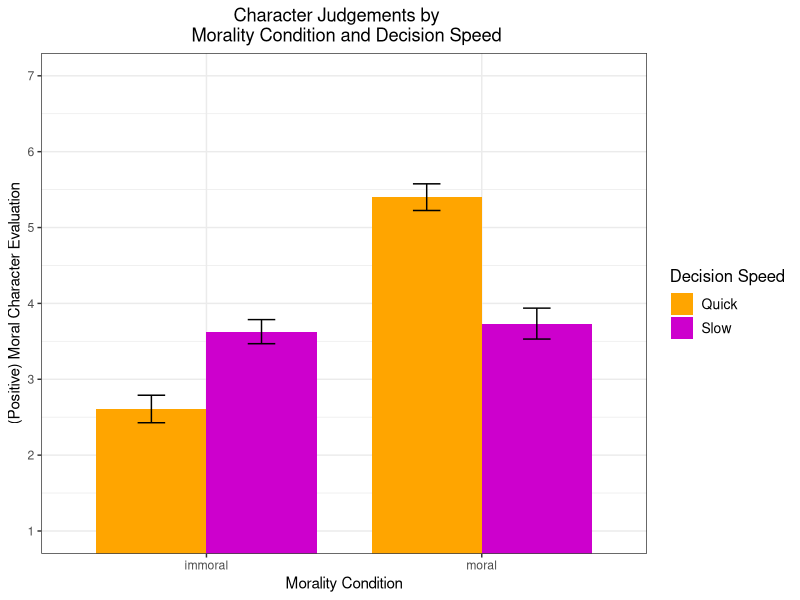
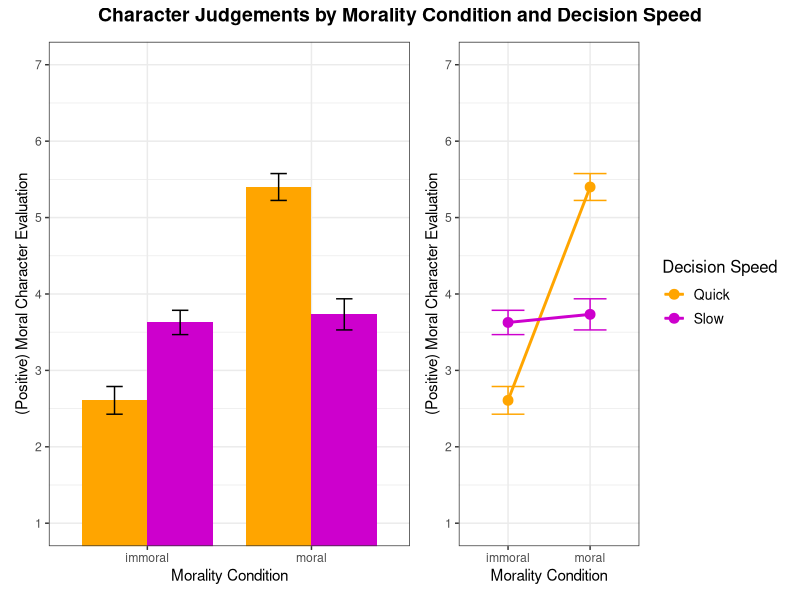
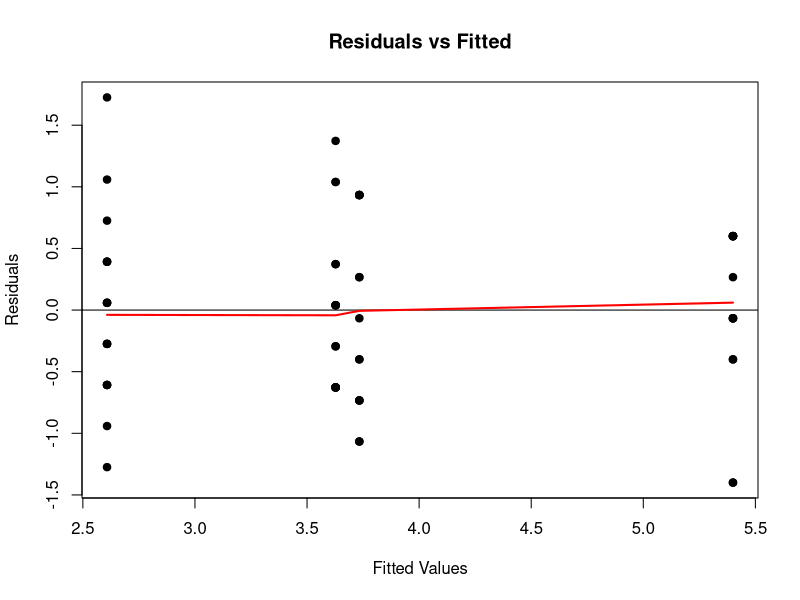
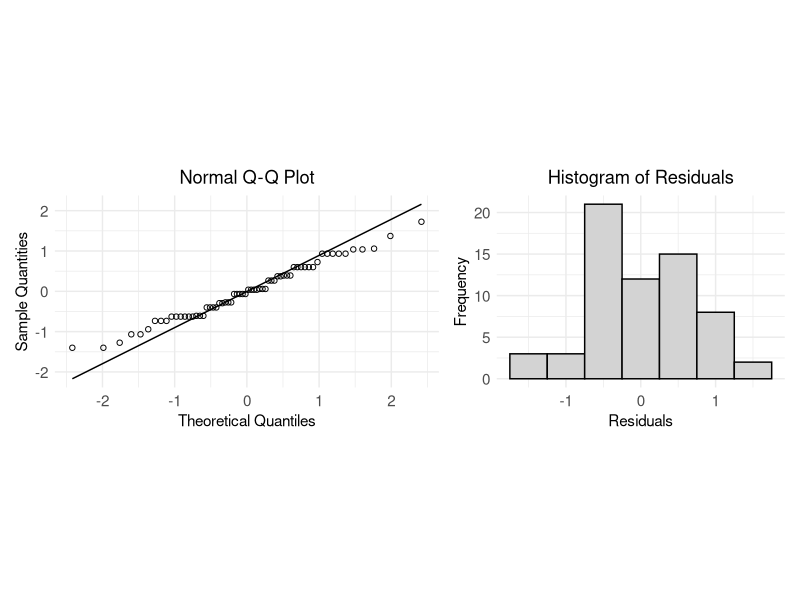

Reproduce these figures in R, in order.
## ---- chunk 1
### Data Preparation

#### Load Relevant Libraries and Functions
library(tidyverse)
library(car)
#library(ez)
library(patchwork)
library(lme4)
#library(nlme)
## ---- chunk 2
#### Import data
df <- read_csv("../data/quick_decisions_1_clean_data.csv")
colfactor <- c("condition", "ID", "FastorSlow", "measure")
df[colfactor] <- lapply(df[colfactor], as.factor)
#summary(df)

# some participants did not respond to every question
index_mapping <- df %>%
  select(trial_index, FastorSlow, measure) %>%
  distinct() %>%
  drop_na()

# Create a complete data frame ensuring all trial indexes (4-25) exist for each ID
complete_data <- df %>%
  complete(ID, trial_index = 4:25, fill = list(response = NA)) %>%
  left_join(index_mapping, by = "trial_index") %>%
  group_by(ID) %>%
  mutate(
    condition = first(condition, order_by = trial_index)
  ) %>%
  ungroup()

# Overwrite the original `FastorSlow` and `measure` columns with the mapped values
complete_data <- complete_data %>%
  mutate(
    FastorSlow = FastorSlow.y,
    measure = measure.y
  ) %>%
  select(-FastorSlow.y, -measure.y, -FastorSlow.x, -measure.x)  
  # Remove the temporary columns


summary(complete_data)
## ---- chunk 3
# filter out rows that are Bria's or the TA's responses

complete_data <- complete_data %>%
  group_by(ID) %>%
  filter(!any(measure == "feedback" & grepl("Bria|Mihir", response_reverse))) %>%
  ungroup()

# feedback_rows <- complete_data %>%
#   filter(measure == "feedback")


# quickness_rows <- complete_data %>%
#   filter(measure == "quickness")


# filtered_data <- complete_data %>%
#   group_by(ID) %>%
#   filter(!any(is.na(response))) %>%
#   ungroup()
# # so there are only 19 people who actually answered every question


unique_ids <- complete_data %>%
  # Focus only on the relevant combinations of measure and FastorSlow
  filter(measure %in% c("quickness", "character") & FastorSlow %in% c("f", "s")) %>%
  group_by(ID) %>%
  # Check if each ID has at least one non-NA response for all combinations
  filter(all(!is.na(response[measure == "quickness" & FastorSlow == "f"])) &
         all(!is.na(response[measure == "quickness" & FastorSlow == "s"])) &
         all(!is.na(response[measure == "character" & FastorSlow == "f"])) &
         all(!is.na(response[measure == "character" & FastorSlow == "s"]))) %>%
  ungroup() %>%
  distinct(ID)


# Step 2: Filter the original dataset to keep only rows with those IDs
filtered_data <- complete_data %>%
  filter(ID %in% unique_ids$ID)


distinct_id_count <- filtered_data %>%
  summarise(count = n_distinct(ID))

## ---- chunk 4
#### Data exclusion / filtering

exclu_data <- filtered_data %>%
  
  # Group by ID
  group_by(ID) %>%
  
  
  # Check if the response contains "nate" or "justin" in rows where measure is "attention"
  filter(any(measure == "attention" & grepl("nate|justin", response, ignore.case = TRUE))) %>%
   # 38 left after excluding those that failed the attention check
  
  
  # removed any ids that rate the fast person as slower than the slow person
  filter(!any(measure == "quickness" &
              FastorSlow == "f" &
              response_reverse < response_reverse[measure == "quickness" & FastorSlow == "s"])) %>%
  # 35 left after this
  
  
  # filter out ids that have all the same non-na response values
  filter(n_distinct(response, na.rm = TRUE) > 1) %>%
  # still 35 thank god
  
  
  # Ungroup after filtering
  ungroup()


# distinct_id_count <- exclu_data %>%
#   summarise(count = n_distinct(ID))


summary(exclu_data)
## ---- chunk 5
#### Prepare data for analysis - create columns etc.

filtered_data <- exclu_data %>%
  filter(measure %in% c("quickness", "character"))


# Calculate averages for "character" measure grouped by ID and FastorSlow
character_averages <- filtered_data %>%
  filter(measure == "character") %>%
  group_by(ID, FastorSlow, condition) %>%
  summarize(
    response_reverse = mean(as.numeric(response_reverse), na.rm = TRUE),
    .groups = "drop"
  ) %>%
  mutate(measure = "character") # Ensure the measure column remains "character"


# Keep only the "quickness" rows
quickness_data <- filtered_data %>%
  filter(measure == "quickness") %>%
  select(ID, FastorSlow, condition, response_reverse, measure)


# Combine the averaged "character" data with the "quickness" data
tidydf <- rbind(quickness_data, character_averages)
## ---- chunk 6
## Descriptive Statistics

# Determine whether we had a balanced design

## sample size of each randomized condition group
tidydf %>%
  group_by(condition) %>%
  summarize(subject_count = n_distinct(ID), .groups = "drop")
## ---- chunk 7
# Creating the Bar Plot to Assess Evidence of an Interaction

# Filter data to include only rows where measure is "character"
character_data <- tidydf %>%
  filter(measure == "character") %>%
  mutate(response_reverse = as.numeric(response_reverse), # Ensure response is numeric
         FastorSlow = as.factor(FastorSlow), # Convert FastorSlow to factor
         condition = as.factor(condition), # Convert condition to factor
         ID = as.factor(ID)) # Convert ID to factor


# Create the bar plot
ggplot(character_data, 
       aes(x = condition, y = response_reverse, fill = FastorSlow)) +
  stat_summary(fun = mean, # Compute mean of response
               geom = "bar", # Use bars to represent the summary
               position = position_dodge(width = 0.8), width = 0.8) +
  stat_summary(fun.data = mean_se, # Add error bars (mean ± standard error)
               geom = "errorbar",
               position = position_dodge(width = 0.8), width = 0.2) +
  labs(title = "Character Judgements by   \n Morality Condition and Decision Speed",
       x = "Morality Condition",
       y = "(Positive) Moral Character Evaluation",
       fill = "Decision Speed") +
  scale_fill_manual(values = c("f" = "orange1", "s" = "magenta3"), #Custom colors
                    labels = c("f" = "Quick", "s" = "Slow")) +
  scale_y_continuous(breaks = 1:7) +
  coord_cartesian(ylim = c(1, 7)) +
  theme_bw() +
  theme(plot.title = element_text(hjust = 0.5),
        axis.title.x = element_text(size = 11),
        axis.title.y = element_text(size = 11),
        legend.position = "right",
        legend.title = element_text(size = 12),
        legend.text = element_text(size = 10))
## ---- chunk 8
## More complex plot

# Create the bar plot
barplot <- ggplot(character_data, 
       aes(x = condition, y = response_reverse, fill = FastorSlow)) +
  stat_summary(fun = mean, # Compute mean of response
               geom = "bar", # Use bars to represent the summary
               position = position_dodge(width = 0.8), width = 0.8) +
  stat_summary(fun.data = mean_se, # Add error bars (mean ± standard error)
               geom = "errorbar",
               position = position_dodge(width = 0.8), width = 0.2) +
  labs(x = "Morality Condition",
       y = "(Positive) Moral Character Evaluation",
       fill = "Decision Speed") +
  scale_fill_manual(values = c("f" = "orange1", "s" = "magenta3"),
                    labels = c("f" = "Quick", "s" = "Slow")) +
  scale_y_continuous(breaks = 1:7) +
  coord_cartesian(ylim = c(1, 7)) +
  theme_bw() +
  theme(axis.title.x = element_text(size = 11),
        axis.title.y = element_text(size = 11),
        legend.position = "none")


# Create a line plot
lineplot <- ggplot(character_data, 
       aes(x = condition, y = response_reverse, 
           color = FastorSlow, group = FastorSlow)) +
  stat_summary(fun = mean, # Compute mean of response
               geom = "line", # Use lines to connect the means
               size = 1) +
  stat_summary(fun = mean, # Add points for the means
               geom = "point",  size = 3) +
  stat_summary(fun.data = mean_se, # Add error bars (mean ± standard error)
               geom = "errorbar", width = 0.4) +
  labs(x = "Morality Condition",
       y = "(Positive) Moral Character Evaluation",
       color = "Decision Speed") +
  scale_color_manual(values = c("f" = "orange1", "s" = "magenta3"), 
                     labels = c("f" = "Quick", "s" = "Slow")) +
  scale_y_continuous(breaks = 1:7) +
  coord_cartesian(ylim = c(1, 7)) +
  theme_bw() +
  theme(axis.title.x = element_text(size = 11),
        axis.title.y = element_text(size = 11),
        legend.position = "right",
        legend.title = element_text(size = 12),
        legend.text = element_text(size = 10))


# Combine plots using patchwork
combined_plot <- (barplot + lineplot) +
  plot_layout(widths = c(2, 1)) + # Bar plot takes up 2/3, line plot 1/3
  plot_annotation(
    title = "Character Judgements by Morality Condition and Decision Speed",
    theme = theme(plot.title = element_text(hjust = 0.5, size = 14, face = "bold")))


# Display the combined plot
print(combined_plot)
## ---- chunk 9
## Running the ANOVA Interaction Test

# Fit a mixed model (accounts for ID) with the interaction of interest
intmod <- lmer(response_reverse ~ condition * FastorSlow + (1 | ID), 
               data = character_data)

# Use a Type III, 2x2 Two-way ANOVA test
# the results will tell us if the interaction term in needed in the model
Anova(intmod, type = "III")
## ---- chunk 10
fitted_vals <- fitted(intmod)
residuals <- resid(intmod)

plot(fitted_vals, residuals,
    pch = 19, col = "black",
    main = "Residuals vs Fitted",
    xlab = "Fitted Values",
    ylab = "Residuals")
abline(h = 0, col = "black")  # Horizontal line at 0
lines(lowess(fitted_vals, residuals), col = "red", lwd = 2)
## ---- chunk 11
# Normal Q-Q Plot
qqplot <- ggplot(data.frame(resid = resid(intmod)), aes(sample = resid)) +
  stat_qq(size = 1.5, shape = 1) +  # Adjust point size and shape
  stat_qq_line() +  # Add the Q-Q line
  labs(title = "Normal Q-Q Plot",
       x = "Theoretical Quantiles",
       y = "Sample Quantities") +
  theme_minimal() + 
  theme(plot.title = element_text(hjust = 0.5), 
        axis.title = element_text(size = 11), 
        axis.text = element_text(size = 11), 
        aspect.ratio = 1 / 2)  # Makes the plot rectangular (width > height)


# Histogram of Residuals
eij = residuals(intmod)
normhist <- ggplot(data.frame(resid = eij), aes(x = resid)) +
  geom_histogram(binwidth = 0.5, color = "black", fill = "lightgray") +
  labs(title = "Histogram of Residuals", 
       x = "Residuals", 
       y = "Frequency") +
  theme_minimal() +
  theme(plot.title = element_text(hjust = 0.5),
        axis.title = element_text(size = 11),
        axis.text = element_text(size = 11),
        aspect.ratio = 2 / 3)  # Makes the plot rectangular (width > height)


# Combine plots using patchwork
normresid_plot <- qqplot + normhist +
  plot_layout(ncol = 2)


# Display the combined plot
print(normresid_plot)
## ---- chunk 12
car::vif(intmod)
